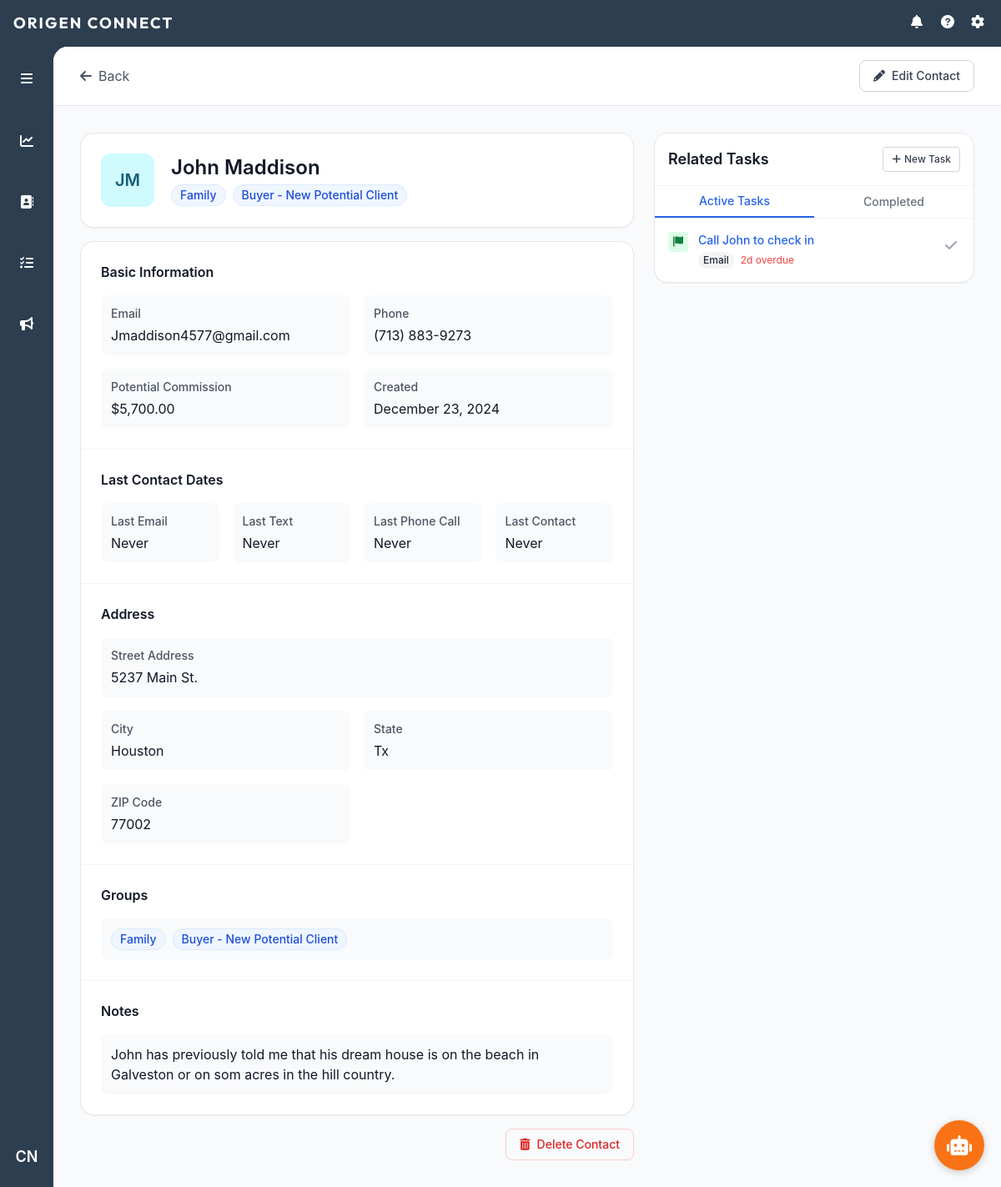
/contact/1 (signed in), run on an earlier commit of the app's database.
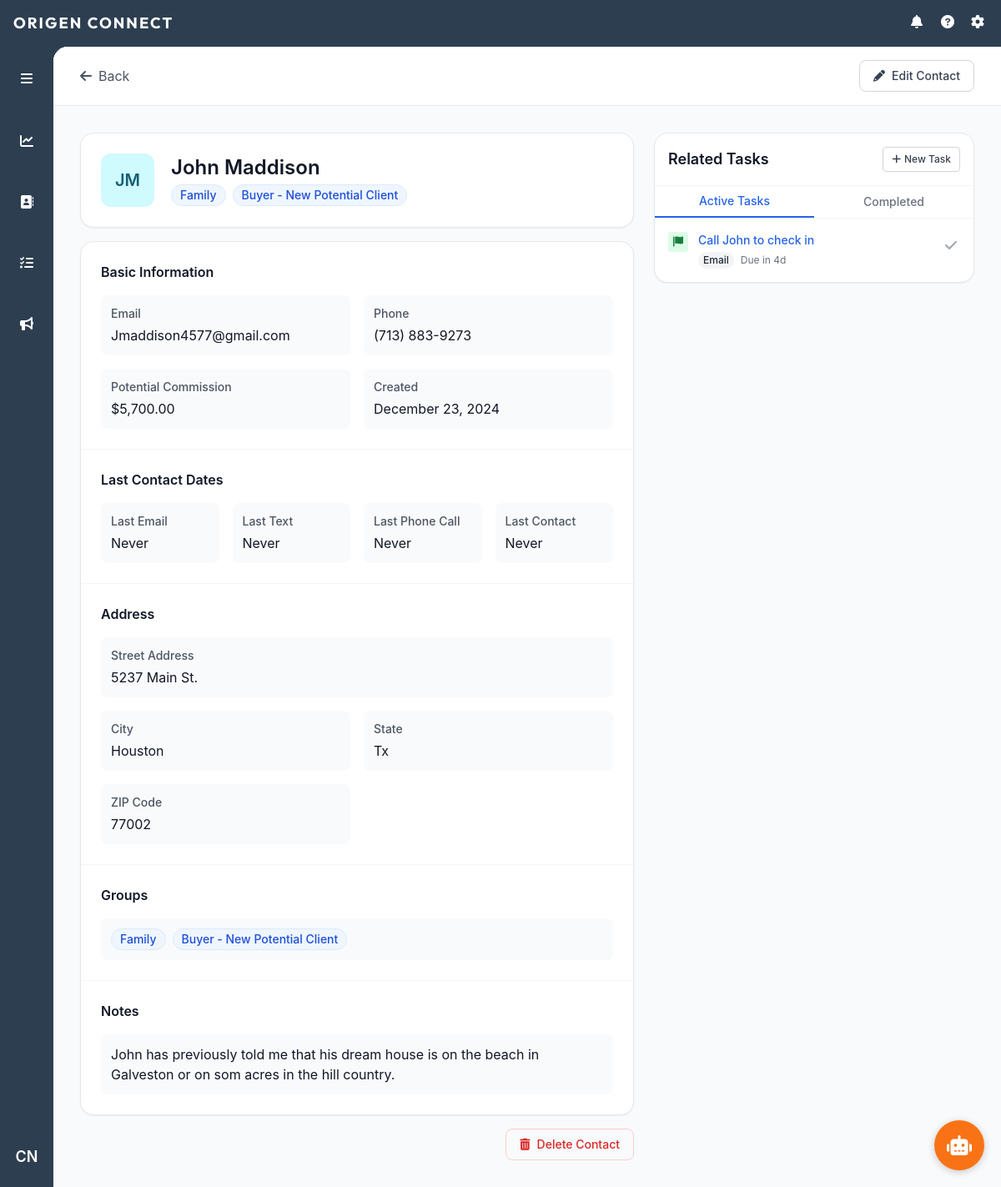
And on a later commit of the database.
### models.py (models this page shows)
class Task(db.Model):
    id = db.Column(db.Integer, primary_key=True)
    contact_id = db.Column(db.Integer, db.ForeignKey('contact.id'), nullable=False)
    assigned_to_id = db.Column(db.Integer, db.ForeignKey('user.id'), nullable=False)
    created_by_id = db.Column(db.Integer, db.ForeignKey('user.id'), nullable=False)
    type_id = db.Column(db.Integer, db.ForeignKey('task_type.id'), nullable=False)
    subtype_id = db.Column(db.Integer, db.ForeignKey('task_subtype.id'), nullable=False)
    subject = db.Column(db.String(200), nullable=False)
    description = db.Column(db.Text)
    priority = db.Column(db.String(20), nullable=False, default='medium')  # low, medium, high
    status = db.Column(db.String(20), nullable=False, default='pending')  # pending, completed, cancelled
    outcome = db.Column(db.Text)  # Notes about what happened when task was completed
    created_at = db.Column(db.DateTime, nullable=False, default=datetime.utcnow)
    due_date = db.Column(db.DateTime, nullable=False)
    completed_at = db.Column(db.DateTime)
    property_address = db.Column(db.String(200))  # If task is related to specific property
    scheduled_time = db.Column(db.DateTime)  # For meetings/showings
    reminder_sent = db.Column(db.Boolean, default=False)
    contact = db.relationship('Contact', backref=db.backref('tasks', lazy=True))
    assigned_to = db.relationship('User', foreign_keys=[assigned_to_id], backref='assigned_tasks')
    created_by = db.relationship('User', foreign_keys=[created_by_id], backref='created_tasks')
    task_type = db.relationship('TaskType')
    task_subtype = db.relationship('TaskSubtype')

class TaskType(db.Model):
    id = db.Column(db.Integer, primary_key=True)
    name = db.Column(db.String(50), nullable=False)  # e.g., 'Call', 'Email', 'Meeting', 'Showing', 'Follow-up'
    sort_order = db.Column(db.Integer, nullable=False)
    subtypes = db.relationship('TaskSubtype', backref='task_type', lazy=True)

### routes/contacts.py (the view, shortened to what this page needs)
@contacts_bp.route('/contact/<int:contact_id>')
@login_required
def view_contact(contact_id):
    contact = Contact.query.get_or_404(contact_id)
    if not current_user.role == 'admin' and contact.user_id != current_user.id:
        abort(403)
    all_groups = ContactGroup.query.all()
    user_tz = get_user_timezone()
    now = datetime.now(user_tz)
    return render_template('view_contact.html',
                         contact=contact,
                         all_groups=all_groups,
                         now=now)

### app.py (called while the page is built)
def create_app():
    app = Flask(__name__)
    app.config.from_object('config.Config')
    db.init_app(app)
    login_manager = LoginManager()
    login_manager.init_app(app)
    login_manager.login_view = 'auth.login'
    app.jinja_env.filters['abs'] = abs
    mail = Mail()
    mail.init_app(app)
    @login_manager.user_loader
    def load_user(user_id):
        return User.query.get(int(user_id))
    register_blueprints(app)
    app.register_blueprint(ai_chat)
    return app

### routes/contacts.py (called while the page is built)
def get_user_timezone():
    return pytz.timezone('America/Chicago')

### templates/view_contact.html (shortened to what the changed rows need)
{% extends "base.html" %}
{% block content %}
<div class="min-h-full bg-gray-50">
    <div class="max-w-7xl mx-auto px-4 sm:px-6 lg:px-8 py-8">
        <div class="flex flex-col lg:flex-row gap-6">
            <div class="flex-1">
                            {% set initials = contact.first_name[0]|upper + contact.last_name[0]|upper %}
                            {% set colors = {
                                'A': 'bg-blue-100 text-blue-800', 'B': 'bg-rose-100 text-rose-800',
                                'C': 'bg-green-100 text-green-800', 'D': 'bg-amber-100 text-amber-800',
                                'E': 'bg-purple-100 text-purple-800', 'F': 'bg-pink-100 text-pink-800',
                                'G': 'bg-indigo-100 text-indigo-800', 'H': 'bg-teal-100 text-teal-800',
                                'I': 'bg-orange-100 text-orange-800', 'J': 'bg-cyan-100 text-cyan-800'
                            } %}
                <div class="bg-white rounded-2xl shadow-sm border overflow-hidden">
                    <div id="viewContactInfo">
                        <div class="divide-y divide-gray-100">
                            <div class="p-6">
                                <h2 class="text-base font-semibold text-gray-900 mb-4">Basic Information</h2>
                            </div>
                            <div class="p-6">
                                <h2 class="text-base font-semibold text-gray-900 mb-4">Last Contact Dates</h2>
                            </div>
                            <div class="p-6">
                                <h2 class="text-base font-semibold text-gray-900 mb-4">Address</h2>
                            </div>
                            <div class="p-6">
                                <h2 class="text-base font-semibold text-gray-900 mb-4">Groups</h2>
                            </div>
                            <div class="p-6">
                                <h2 class="text-base font-semibold text-gray-900 mb-4">Notes</h2>
                            </div>
                        </div>
                    </div>
                </div>
            </div>
            <div class="lg:w-96">
                <div class="bg-white rounded-2xl shadow-sm border overflow-hidden sticky top-24">
                    <div class="p-4 border-b border-gray-100">
                        <div class="flex items-center justify-between">
                            <h2 class="text-lg font-semibold text-gray-900">Related Tasks</h2>
                        </div>
                    </div>
                    <div id="pendingTasks" class="divide-y divide-gray-100 max-h-[calc(100vh-300px)] overflow-y-auto">
                        {% for task in contact.tasks|selectattr('status', 'equalto', 'pending')|sort(attribute='due_date') %}
                        <div class="p-4 hover:bg-gray-50">
                            <div class="flex items-start space-x-3">
                                <div class="flex-shrink-0">
                                    <div class="w-6 h-6 rounded flex items-center justify-center {% if task.priority == 'high' %}bg-red-100 text-red-700{% elif task.priority == 'medium' %}bg-yellow-100 text-yellow-700{% else %}bg-green-100 text-green-700{% endif %}">
                                        <i class="fas fa-flag text-xs"></i>
                                    </div>
                                </div>
                                <div class="flex-1 min-w-0">
                                    <div class="flex items-center space-x-2">
                                        <a href="#"
                                           data-task-id="{{ task.id }}"
                                           class="task-link text-sm font-medium text-blue-600 hover:text-blue-800 truncate">
                                            {{ task.subject }}
                                        </a>
                                    </div>
                                    <div class="mt-1 flex items-center space-x-2 text-xs text-gray-500">
                                        <span class="inline-flex items-center px-1.5 py-0.5 rounded-full text-xs font-medium bg-gray-100 text-gray-800">
                                            {{ task.task_type.name }}
                                        </span>
                                        {% set task_date = task.due_date.date() %}
                                        {% set current_date = now.date() %}
                                        {% set days_until_due = (task_date - current_date).days %}
                                        <span class="{% if days_until_due < 0 %}text-red-500{% elif days_until_due == 0 %}text-orange-500{% elif days_until_due <= 2 %}text-yellow-500{% endif %}">
                                            {% if days_until_due < 0 %}
                                                {{ days_until_due|abs }}d overdue
                                            {% elif days_until_due == 0 %}
                                                Due today
                                            {% elif days_until_due == 1 %}
                                                Due tomorrow
                                            {% else %}
                                                Due in {{ days_until_due }}d
                                            {% endif %}
                                        </span>
                                    </div>
                                </div>
                                <div class="flex-shrink-0">
                                    <button onclick="quickUpdateStatus({{ task.id }}, true)"
                                            class="text-gray-400 hover:text-green-500 p-1">
                                        <i class="fas fa-check"></i>
                                    </button>
                                </div>
                            </div>
                        </div>
                        {% else %}
                        <div class="p-6 text-center text-gray-500 text-sm">
                            No active tasks
                        </div>
                        {% endfor %}
                    </div>
                </div>
            </div>
        </div>
    </div>
</div>
{% endblock %}

What changed in the data, as far as the page shows it:
changed Task "Call John to check in": days_until_due "2" → "4"; text "d overdue" → "Due in d"
